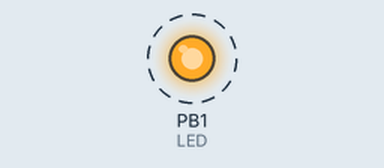
Bench run of a sketch on a simulated ATtiny85, built with avr-gcc and run on an emulated ATtiny85. Shown: output pins drawn as LEDs (lit = HIGH). Dashed ring = blinking.

Above: at 11.5 s.
Timing chart, 0 to 15.6 s (numbered marks = the images above):
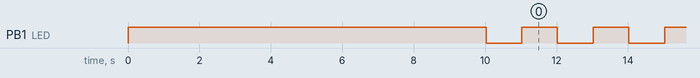

The sketch:

digispark-hid-keyboard-passcode.ino
```cpp
// Enter a passcode as keystrokes. No newline is included.
// LED is on before passcode is entered, and blinks afterward.

#include "mypasscode.h"
#include "DigiKeyboard.h"

#define LED 1 // For digispark revs 2 & 4, as well as the counterfeit "rev 3"

void setup() {
    pinMode(LED, OUTPUT);
    digitalWrite(LED, HIGH); // Turn the led on
    DigiKeyboard.delay(10000); // Delay 10 seconds, to allow host to setup USB
    DigiKeyboard.print(MYPASSCODE); // Password defined in mypasscode.h
    digitalWrite(LED, LOW); // Turn the led off
    DigiKeyboard.delay(1000); // Delay 1 second
}

void loop() {
    digitalWrite(LED, HIGH);
    delay(1000);
    digitalWrite(LED, LOW);
    delay(1000);
}
```

mypasscode.h
```cpp
#ifndef _MYPASSCODE_
#define _MYPASSCODE_

// Define your passcode as a macro below
#define MYPASSCODE "my_pass*code"

#endif // _MYPASSCODE_
```

Measured:
- by itself, PB1 (LED): alternates HIGH for 1.0 s and LOW for 1.0 s
